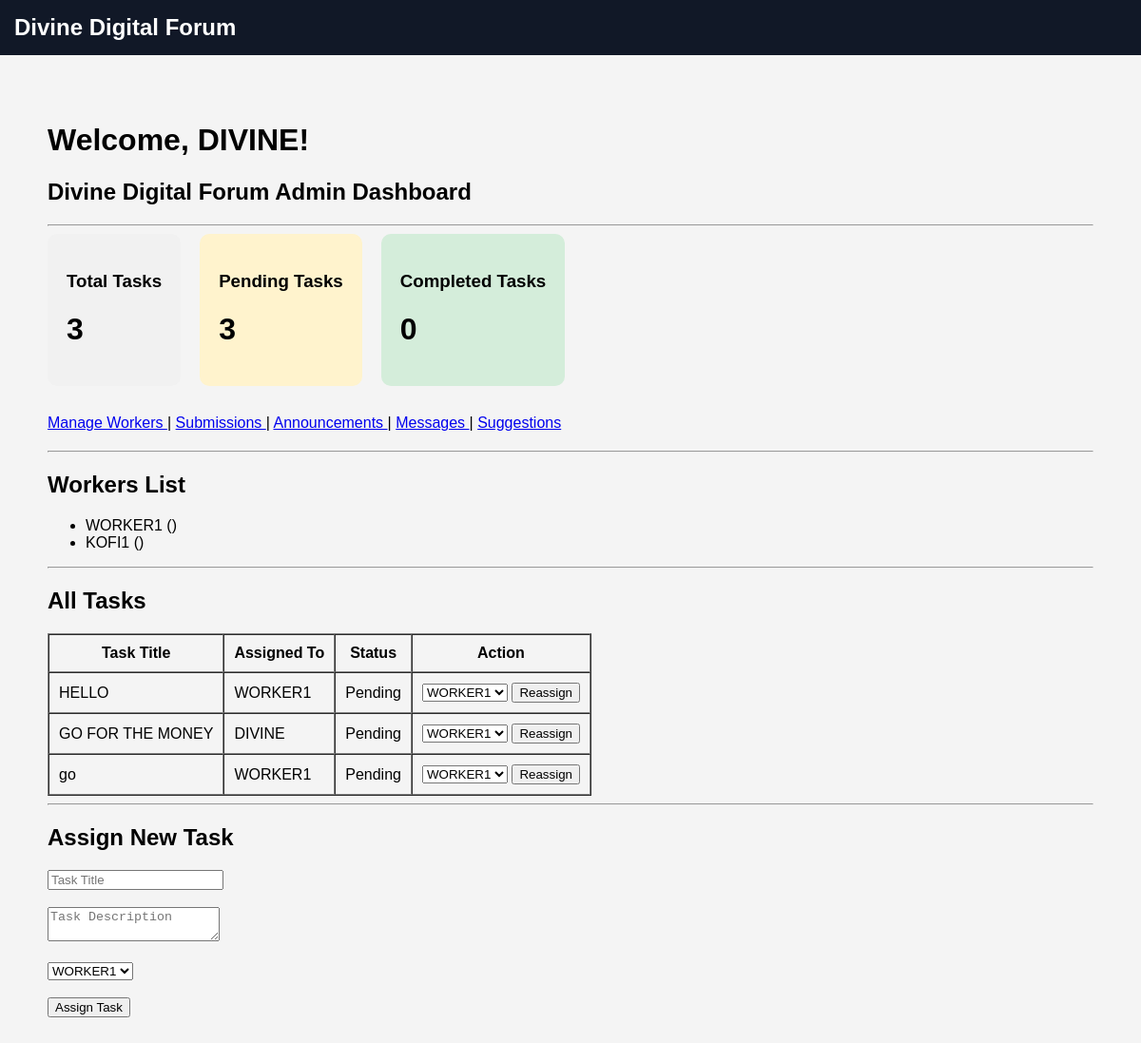
Before: /dashboard/admin-dashboard/ (signed in) with the older database file.
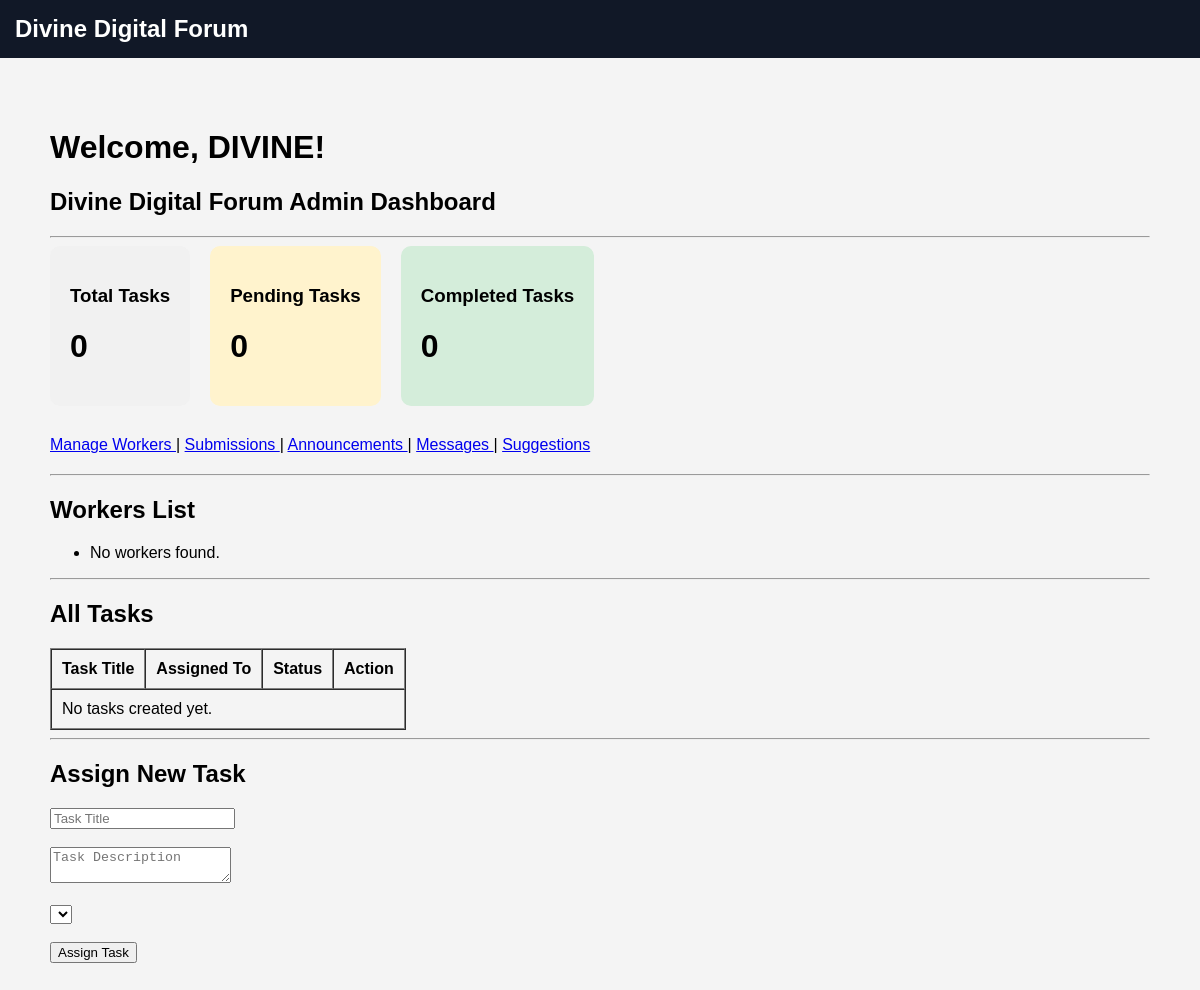
After: the same page with the newer database file.
### accounts/models.py (models this page shows, shortened)
class CustomUser(AbstractUser):
    is_worker = models.BooleanField(default=False)
    is_admin = models.BooleanField(default=False)

### dashboard/models.py (models this page shows, shortened)
class Task(models.Model):
    title = models.CharField(max_length=200)
    description = models.TextField(blank=True, null=True)
    assigned_to = models.ForeignKey(settings.AUTH_USER_MODEL, on_delete=models.CASCADE, related_name='assigned_tasks')
    status = models.CharField(max_length=50, default='Pending')
    due_date = models.DateTimeField(blank=True, null=True)
    created_at = models.DateTimeField(auto_now_add=True)

### dashboard/views.py (the view)
@login_required
@user_passes_test(is_staff_member)
def admin_dashboard(request):
    tasks = Task.objects.all()
    context = {
        'all_tasks': tasks,
        'all_workers': User.objects.filter(is_staff=False),
        'recent_logs': ActivityLog.objects.all().order_by('-timestamp')[:10],
        'submissions': Submission.objects.all(),
        'total_tasks': tasks.count(),
        'pending_tasks': tasks.filter(status='Pending').count(),
        'completed_tasks': tasks.filter(status='Completed').count(),
    }
    return render(
        request,
        'dashboard/admin_dashboard.html',
        context
    )

### dashboard/views.py (called while the page is built)
def is_staff_member(user):
    return user.is_staff

### dashboard/templates/dashboard/admin_dashboard.html (shortened to what this page needs)
{% extends 'main_base.html' %}
{% block content %}
<div style="padding: 30px; font-family: Arial;">
    <h1>
        Welcome, {{ user.username }}!
    </h1>
    <h2>
        Divine Digital Forum Admin Dashboard
    </h2>
    <hr>
    <div style="display:flex; gap:20px; margin-bottom:30px;">
        <div style="padding:20px; background:#f1f1f1; border-radius:10px;">
            <h3>Total Tasks</h3>
            <h1>{{ total_tasks }}</h1>
        </div>
        <div style="padding:20px; background:#fff3cd; border-radius:10px;">
            <h3>Pending Tasks</h3>
            <h1>{{ pending_tasks }}</h1>
        </div>
        <div style="padding:20px; background:#d4edda; border-radius:10px;">
            <h3>Completed Tasks</h3>
            <h1>{{ completed_tasks }}</h1>
        </div>
    </div>
    <div style="margin-bottom:20px;">
        <a href="{% url 'dashboard:manage_workers' %}">
            Manage Workers
        </a>
        |
        <a href="{% url 'dashboard:submissions_dashboard' %}">
            Submissions
        </a>
        |
        <a href="{% url 'dashboard:manage_announcements' %}">
            Announcements
        </a>
        |
        <a href="{% url 'dashboard:message_center' %}">
            Messages
        </a>
        |
        <a href="{% url 'dashboard:suggestion_box' %}">
            Suggestions
        </a>
    </div>
    <hr>
    <h2>Workers List</h2>
    <ul>
        {% for worker in all_workers %}
            <li>
                {{ worker.username }}
                ({{ worker.email }})
            </li>
        {% empty %}
            <li>No workers found.</li>
        {% endfor %}
    </ul>
    <hr>
    <h2>All Tasks</h2>
    <table border="1" cellpadding="10" cellspacing="0">
        <thead>
            <tr>
                <th>Task Title</th>
                <th>Assigned To</th>
                <th>Status</th>
                <th>Action</th>
            </tr>
        </thead>
        <tbody>
            {% for task in all_tasks %}
            <tr>
                <td>
                    {{ task.title }}
                </td>
                <td>
                    {{ task.assigned_to.username }}
                </td>
                <td>
                    {{ task.status }}
                </td>
                <td>
                    <form action="{% url 'dashboard:reassign_task' task.id %}"
                          method="POST">
                        <select name="new_worker">
                            {% for worker in all_workers %}
                                <option value="{{ worker.id }}">
                                    {{ worker.username }}
                                </option>
                            {% endfor %}
                        </select>
                        <button type="submit">
                            Reassign
                        </button>
                    </form>
                </td>
            </tr>
            {% empty %}
            <tr>
                <td colspan="4">
                    No tasks created yet.
                </td>
            </tr>
            {% endfor %}
        </tbody>
    </table>
    <hr>
    <h2>Assign New Task</h2>
    <form method="POST"
          action="{% url 'dashboard:create_task' %}">
        <input type="text"
               name="title"
               placeholder="Task Title"
               required>
        <br><br>
        <textarea name="description"
                  placeholder="Task Description"></textarea>
        <br><br>
        <select name="assigned_to">
            {% for worker in all_workers %}
                <option value="{{ worker.id }}">
                    {{ worker.username }}
                </option>
            {% endfor %}
        </select>
        <br><br>
        <button type="submit">
            Assign Task
        </button>
    </form>
</div>
{% endblock %}

### templates/main_base.html (shortened to what this page needs)
<!DOCTYPE html>
<html lang="en">
<head>
</head>
<body>
    <div class="navbar">
        <h2>Divine Digital Forum</h2>
    </div>
    <div class="container">
        {% block content %}
        {% endblock %}
    </div>
</body>
</html>

### templates/main_base.html (style rules this page uses)
body { margin:0; padding:0; font-family: Arial, sans-serif; background:#f4f4f4; }
.navbar { background:#111827; color:white; padding:15px; }
.navbar h2 { margin:0; }
.container { padding:20px; }

Changed rows visible on the page:
no longer on this page (row edited): CustomUser: username "WORKER1"
removed CustomUser: username "KOFI1"
removed Task: title "HELLO", assigned_to.username "WORKER1", status "Pending"
removed Task: title "GO FOR THE MONEY", assigned_to.username "DIVINE", status "Pending"
removed Task: title "go", assigned_to.username "WORKER1", status "Pending"
Other visible differences:
{{ total_tasks }}: "3" → "0"
{{ pending_tasks }}: "3" → "0"
form field assigned_to: "WORKER1" → (not shown)
text now shown: "No workers found. No tasks created yet."
